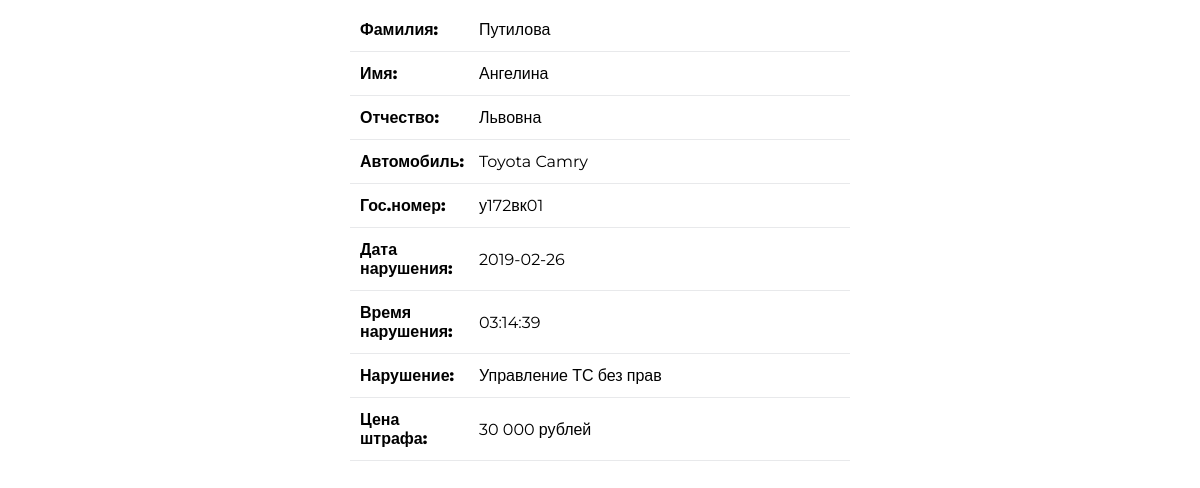
Screenshot of /lc.php?strahovka=23FE1235129 with the database file from the repository.
### tables this page shows
CREATE TABLE IF NOT EXISTS `drivers` (
  `kod_avto` int(11) NOT NULL,
  `surname` text NOT NULL,
  `name` text NOT NULL,
  `fathername` text NOT NULL,
  `pasport` text NOT NULL
);

CREATE TABLE IF NOT EXISTS `avto` (
  `kod_avto` int(10) NOT NULL,
  `model` text NOT NULL,
  `gos_nomer` text NOT NULL,
  `strahovka` text
);

CREATE TABLE IF NOT EXISTS `narusheniya` (
  `kod_avto` int(11) NOT NULL,
  `id_narush` int(11) NOT NULL,
  `data` date NOT NULL,
  `time` time NOT NULL,
  `place` text NOT NULL
);

CREATE TABLE IF NOT EXISTS `vid_narush` (
  `id_narush` int(11) NOT NULL,
  `state_narush` text NOT NULL,
  `name_narush` text NOT NULL,
  `price_narush` text NOT NULL
);

### lc.php (the view)
<?php
include("script/link_bd.php");
$sql = "SELECT * FROM  `drivers` WHERE `kod_avto` =(SELECT `kod_avto` FROM  `avto` WHERE `strahovka` = '".$_GET['strahovka']."')";
$result = $connection->query($sql);
$driver=$result->fetch();
$sql = "SELECT * FROM `avto` WHERE `kod_avto`= '".$driver ['kod_avto']."'";
$result = $connection->query($sql);
$avto=$result->fetch();
$sql = "SELECT * FROM  `narusheniya` WHERE `kod_avto` = '".$driver ['kod_avto']."'";
$result = $connection->query($sql);
$narush=$result->fetch();
?>
<link rel="stylesheet" href="style/style.css">
<haeder><meta charset="UTF-8"></header>
<div class="lcm">
<table id="table-after-search">
    <tr><td>Фамилия:</td> <td><?php echo $driver ['surname']; ?></td></tr>
    <tr><td>Имя:</td>  <td><?php echo $driver ['name']; ?></td></tr>
    <tr><td>Отчество:</td> <td><?php echo $driver ['fathername']; ?></td></tr>
    <tr><td>Автомобиль:</td> <td><?php echo $avto ['model']; ?></td></tr>
    <tr><td>Гос.номер:</td> <td><?php echo $avto ['gos_nomer']; ?></td></tr>
    <tr><td>Дата нарушения:</td> <td><?php echo $narush ['data']; ?></td></tr>
    <tr><td>Время нарушения:</td> <td><?php echo $narush ['time']; ?></td></tr>
    <?php
    $sql = "SELECT `id_narush` FROM `narusheniya` WHERE `kod_avto` = '".$driver ['kod_avto']."'";
    $result = $connection->query($sql);
    $row=$result->fetch();
    $sql = "SELECT * FROM  `vid_narush` WHERE `id_narush` = '".$row ['id_narush']."'";
    $result = $connection->query($sql);
    $row=$result->fetch();
     ?>
     <tr><td>Нарушение:</td> <td><?php echo $row ['name_narush']; ?></td></tr>
    <tr><td>Цена штрафа:</td> <td><?php echo $row ['price_narush']; ?></td></tr>
</table>
</div>

### style/style.css (style rules this page uses)
table { width: 500px; border-collapse: collapse; }
table td { padding: 12px 5px 12px 10px; }
table tr { border-bottom: 1px solid #e8e9eb; }
table td:first-child { font-weight: 800; width: 100px; }
.lcm { display: flex; justify-content: center; }

### rows the page displays
drivers: surname "Путилова", name "Ангелина", fathername "Львовна"
avto: model "Toyota Camry", gos_nomer "у172вк01"
narusheniya: data "2019-02-26", time "03:14:39"
vid_narush: name_narush "Управление ТС без прав", price_narush "30 000 рублей"
